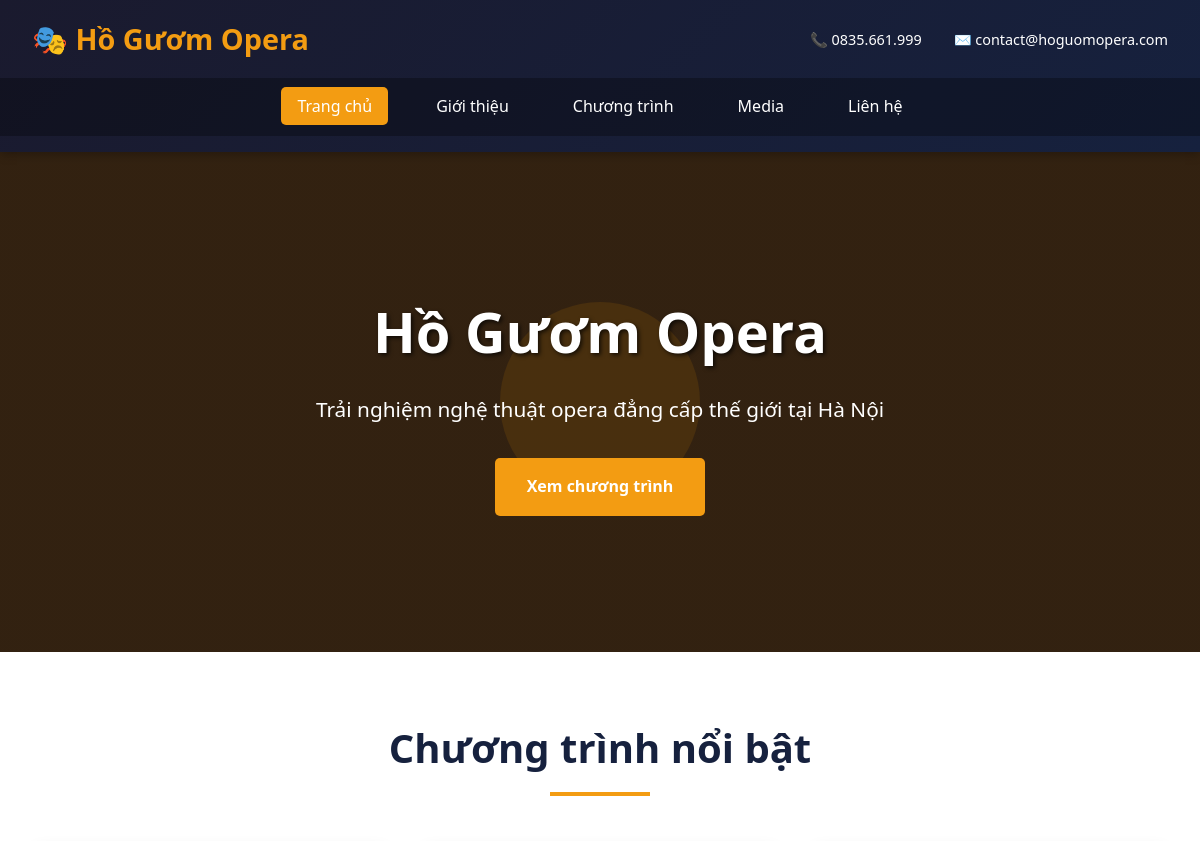
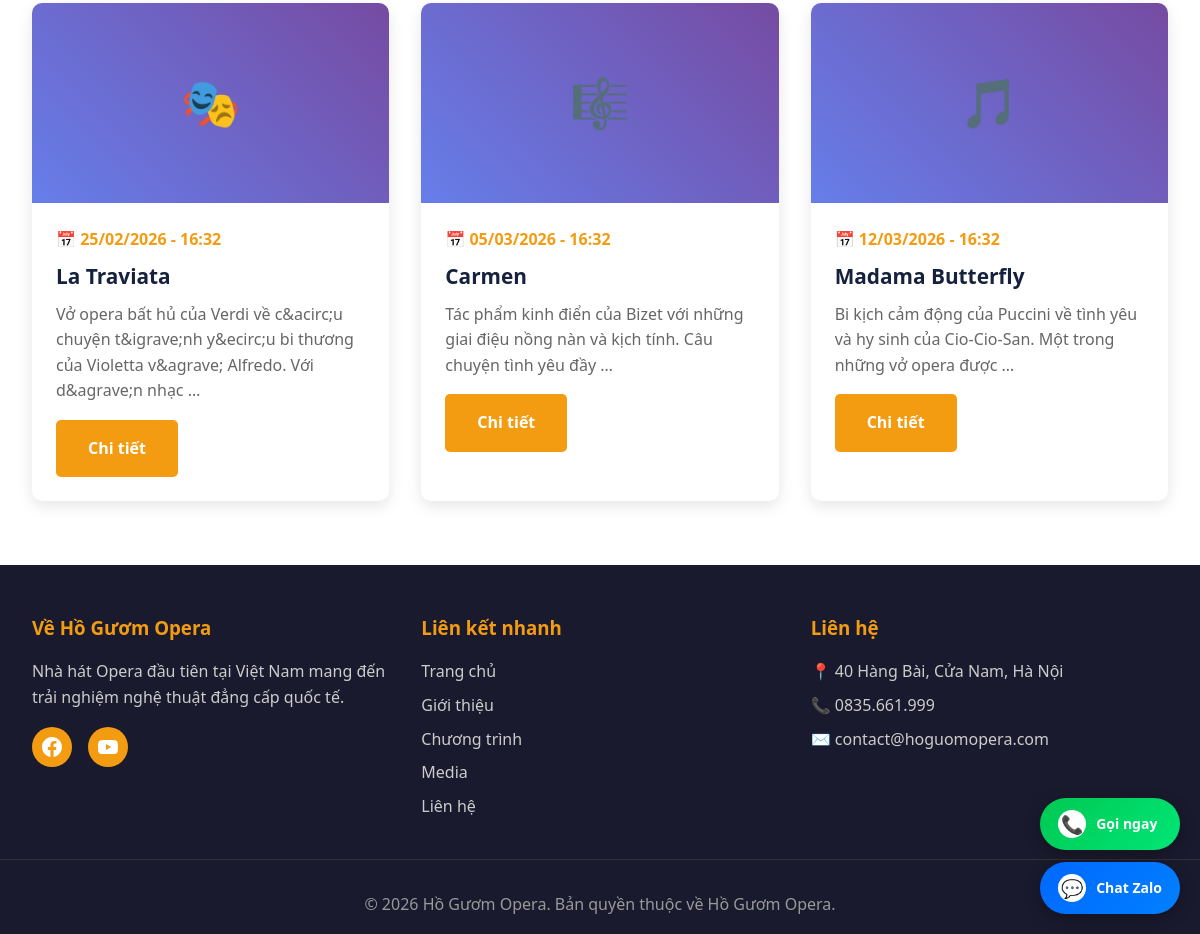
The page / on the database its author committed (2 pictures, top to bottom).
### core/models.py (models this page shows, shortened)
class SiteSettings(models.Model):
    site_name = models.CharField(max_length=200, default="Hồ Gươm Opera", verbose_name="Tên website")
    site_title = models.CharField(max_length=200, default="Hồ Gươm Opera - Nhà hát Opera Hà Nội", verbose_name="Tiêu đề website")
    site_description = models.TextField(default="Trải nghiệm nghệ thuật opera đẳng cấp thế giới tại Hà Nội", verbose_name="Mô tả website")
    logo = models.ImageField(upload_to='site/', blank=True, null=True, verbose_name="Logo")
    favicon = models.ImageField(upload_to='site/', blank=True, null=True, verbose_name="Favicon")
    phone = models.CharField(max_length=20, default="0835.661.999", verbose_name="Số điện thoại")
    email = models.EmailField(default="contact@hoguomopera.com", verbose_name="Email")
    address = models.CharField(max_length=500, default="40 Hàng Bài, Cửa Nam, Hà Nội", verbose_name="Địa chỉ")
    zalo_phone = models.CharField(max_length=20, default="0835661999", verbose_name="Số Zalo")
    facebook_url = models.URLField(blank=True, verbose_name="Facebook URL")
    youtube_url = models.URLField(blank=True, verbose_name="YouTube URL")
    instagram_url = models.URLField(blank=True, verbose_name="Instagram URL")
    keywords = models.CharField(max_length=500, blank=True, verbose_name="Từ khóa SEO", help_text="Các từ khóa cách nhau bởi dấu phẩy")
    og_image = models.ImageField(upload_to='site/', blank=True, null=True, verbose_name="Ảnh chia sẻ mạng xã hội", help_text="1200x630px")
    google_analytics = models.CharField(max_length=50, blank=True, verbose_name="Google Analytics ID", help_text="VD: G-XXXXXXXXXX")
    google_site_verification = models.CharField(max_length=100, blank=True, verbose_name="Google Site Verification")
    facebook_pixel = models.CharField(max_length=50, blank=True, verbose_name="Facebook Pixel ID")
    class Meta:
        verbose_name = "Cài đặt website"
        verbose_name_plural = "Cài đặt website"
    @classmethod
    def get_settings(cls):
        settings = cache.get('site_settings')
        if not settings:
            settings = cls.objects.first()
            if not settings:
                settings = cls.objects.create()
            cache.set('site_settings', settings, 3600)
        return settings

class Event(models.Model):
    title = models.CharField(max_length=200, verbose_name="Tên chương trình")
    description = HTMLField(verbose_name="Mô tả")
    date = models.DateTimeField(verbose_name="Ngày giờ biểu diễn")
    price_min = models.DecimalField(max_digits=10, decimal_places=0, verbose_name="Giá vé thấp nhất")
    price_max = models.DecimalField(max_digits=10, decimal_places=0, verbose_name="Giá vé cao nhất")
    icon = models.CharField(max_length=10, default="🎭", verbose_name="Icon")
    image = models.ImageField(upload_to='events/', blank=True, null=True, verbose_name="Hình ảnh")
    is_featured = models.BooleanField(default=False, verbose_name="Nổi bật")
    is_active = models.BooleanField(default=True, verbose_name="Hiển thị")
    created_at = models.DateTimeField(auto_now_add=True)
    updated_at = models.DateTimeField(auto_now=True)
    class Meta:
        verbose_name = "Chương trình"
        verbose_name_plural = "Chương trình biểu diễn"
        ordering = ['date']

### core/views.py (the view)
# urls.py: path('', views.home, name='home'),
def home(request):
    featured_events = Event.objects.filter(is_active=True, is_featured=True)[:3]
    context = {
        'featured_events': featured_events,
    }
    return render(request, 'core/home.html', context)

### core/context_processors.py (called while the page is built)
def site_settings(request):
    return {
        'site_settings': SiteSettings.get_settings()
    }

### core/templates/core/home.html
{% extends 'core/base.html' %}
{% block content %}
<section class="hero">
    <div class="hero-content">
        <h1>Hồ Gươm Opera</h1>
        <p>Trải nghiệm nghệ thuật opera đẳng cấp thế giới tại Hà Nội</p>
        <a href="{% url 'events' %}" class="btn">Xem chương trình</a>
    </div>
</section>
<div class="container">
    <h2 class="section-title">Chương trình nổi bật</h2>
    <div class="events-grid">
        {% for event in featured_events %}
        <div class="event-card">
            {% if event.image %}
            <div class="event-image">
                <img src="{{ event.image.url }}" alt="{{ event.title }}">
            </div>
            {% else %}
            <div class="event-image">{{ event.icon }}</div>
            {% endif %}
            <div class="event-content">
                <div class="event-date">📅 {{ event.date|date:"d/m/Y - H:i" }}</div>
                <h3 class="event-title">{{ event.title }}</h3>
                <p class="event-description">{{ event.description|striptags|truncatewords:20 }}</p>
                <a href="{% url 'event_detail' event.pk %}" class="btn">Chi tiết</a>
            </div>
        </div>
        {% empty %}
        <p>Chưa có chương trình nào.</p>
        {% endfor %}
    </div>
</div>
{% endblock %}

### core/templates/core/base.html (shortened to what this page needs)
{% load static %}
<!DOCTYPE html>
<html lang="vi">
<head>
    <link rel="stylesheet" href="{% static 'css/style.css' %}">
    <link rel="stylesheet" href="{% static 'css/zalo-float.css' %}">
</head>
<body>
    <header>
        <div class="header-top">
            <div class="logo">
                {% if site_settings.logo %}
                <img src="{{ site_settings.logo.url }}" alt="{{ site_settings.site_name }}" style="height: 50px; vertical-align: middle;">
                {% else %}
                🎭 {{ site_settings.site_name }}
                {% endif %}
            </div>
            <div class="contact-info">
                <div>📞 {{ site_settings.phone }}</div>
                <div>✉️ {{ site_settings.email }}</div>
            </div>
        </div>
        <nav>
            <ul>
                <li><a href="{% url 'home' %}" {% if request.resolver_match.url_name == 'home' %}class="active"{% endif %}>Trang chủ</a></li>
                <li><a href="{% url 'about' %}" {% if request.resolver_match.url_name == 'about' %}class="active"{% endif %}>Giới thiệu</a></li>
                <li><a href="{% url 'events' %}" {% if request.resolver_match.url_name == 'events' %}class="active"{% endif %}>Chương trình</a></li>
                <li><a href="{% url 'gallery' %}" {% if request.resolver_match.url_name == 'gallery' %}class="active"{% endif %}>Media</a></li>
                <li><a href="{% url 'contact' %}" {% if request.resolver_match.url_name == 'contact' %}class="active"{% endif %}>Liên hệ</a></li>
            </ul>
        </nav>
    </header>
    {% block content %}{% endblock %}
    <div class="zalo-float">
        <a href="tel:{{ site_settings.phone }}" class="call-button" title="Gọi điện thoại">
            <div class="call-icon">📞</div>
            <span class="call-text">Gọi ngay</span>
        </a>
        <a href="https://zalo.me/{{ site_settings.zalo_phone }}" target="_blank" class="zalo-button" title="Liên hệ qua Zalo">
            <div class="zalo-icon">💬</div>
            <span class="zalo-text">Chat Zalo</span>
        </a>
    </div>
    <footer>
        <div class="footer-content">
            <div class="footer-section">
                <h3>Về Hồ Gươm Opera</h3>
                <p>Nhà hát Opera đầu tiên tại Việt Nam mang đến trải nghiệm nghệ thuật đẳng cấp quốc tế.</p>
                <div class="social-links">
                    {% if site_settings.facebook_url %}
                    <a href="{{ site_settings.facebook_url }}" target="_blank" title="Facebook">
                    </a>
                    {% endif %}
                    {% if site_settings.youtube_url %}
                    <a href="{{ site_settings.youtube_url }}" target="_blank" title="YouTube">
                    </a>
                    {% endif %}
                </div>
            </div>
            <div class="footer-section">
                <h3>Liên kết nhanh</h3>
                <a href="{% url 'home' %}">Trang chủ</a>
                <a href="{% url 'about' %}">Giới thiệu</a>
                <a href="{% url 'events' %}">Chương trình</a>
                <a href="{% url 'gallery' %}">Media</a>
                <a href="{% url 'contact' %}">Liên hệ</a>
            </div>
            <div class="footer-section">
                <h3>Liên hệ</h3>
                <p>📍 {{ site_settings.address }}</p>
                <p>📞 {{ site_settings.phone }}</p>
                <p>✉️ {{ site_settings.email }}</p>
            </div>
        </div>
        <div class="footer-bottom">
            <p>&copy; {% now "Y" %} {{ site_settings.site_name }}. Bản quyền thuộc về {{ site_settings.site_name }}.</p>
        </div>
    </footer>
</body>
</html>

### static/css/style.css (style rules this page uses)
* { margin: 0; padding: 0; box-sizing: border-box; }
body { font-family: 'Segoe UI', Tahoma, Geneva, Verdana, sans-serif; line-height: 1.6; color: #333; }
header { background: linear-gradient(135deg, #1a1a2e 0%, #16213e 100%); color: white; padding: 1rem 0; position: sticky; top: 0; z-index: 1000; box-shadow: 0 2px 10px rgba(0,0,0,0.3); }
.header-top { max-width: 1200px; margin: 0 auto; padding: 0 2rem; display: flex; justify-content: space-between; align-items: center; }
.logo { font-size: 1.8rem; font-weight: bold; color: #f39c12; }
.contact-info { display: flex; gap: 2rem; font-size: 0.9rem; }
nav { background: rgba(0,0,0,0.3); margin-top: 1rem; }
nav ul { list-style: none; display: flex; justify-content: center; gap: 2rem; padding: 1rem; max-width: 1200px; margin: 0 auto; }
nav a { color: white; text-decoration: none; padding: 0.5rem 1rem; transition: all 0.3s; border-radius: 5px; }
nav a:hover, nav a.active { background: #f39c12; transform: translateY(-2px); }
.container { max-width: 1200px; margin: 0 auto; padding: 4rem 2rem; }
.section-title { text-align: center; font-size: 2.5rem; margin-bottom: 3rem; color: #16213e; position: relative; padding-bottom: 1rem; }
.section-title::after { content: ''; position: absolute; bottom: 0; left: 50%; transform: translateX(-50%); width: 100px; height: 4px; background: #f39c12; }
.btn { display: inline-block; padding: 1rem 2rem; background: #f39c12; color: white; text-decoration: none; border-radius: 5px; transition: all 0.3s; font-weight: bold; }
.hero { background-size: cover; background-position: center; height: 500px; display: flex; align-items: center; justify-content: center; text-align: center; color: white; }
.hero-content h1 { font-size: 3.5rem; margin-bottom: 1rem; text-shadow: 2px 2px 4px rgba(0,0,0,0.7); }
.hero-content p { font-size: 1.3rem; margin-bottom: 2rem; }
.events-grid { display: grid; grid-template-columns: repeat(auto-fit, minmax(300px, 1fr)); gap: 2rem; }
.event-card { background: white; border-radius: 10px; overflow: hidden; box-shadow: 0 5px 15px rgba(0,0,0,0.1); transition: all 0.3s; }
.event-image { width: 100%; height: 200px; background: linear-gradient(45deg, #667eea 0%, #764ba2 100%); display: flex; align-items: center; justify-content: center; color: white; font-size: 3rem; }
.event-content { padding: 1.5rem; }
.event-date { color: #f39c12; font-weight: bold; margin-bottom: 0.5rem; }
.event-title { font-size: 1.3rem; margin-bottom: 0.5rem; color: #16213e; }
.event-description { color: #666; margin-bottom: 1rem; }
footer { background: #1a1a2e; color: white; padding: 3rem 0 1rem; }
.footer-content { max-width: 1200px; margin: 0 auto; padding: 0 2rem; display: grid; grid-template-columns: repeat(auto-fit, minmax(250px, 1fr)); gap: 2rem; margin-bottom: 2rem; }
.footer-section h3 { color: #f39c12; margin-bottom: 1rem; }
.footer-section p, .footer-section a { color: #ccc; text-decoration: none; display: block; margin-bottom: 0.5rem; }
.social-links { display: flex; gap: 1rem; margin-top: 1rem; }
.social-links a { width: 40px; height: 40px; background: #f39c12; border-radius: 50%; display: flex; align-items: center; justify-content: center; transition: all 0.3s; color: white; }
.social-links a svg { width: 20px; height: 20px; }
.footer-bottom { text-align: center; padding-top: 2rem; border-top: 1px solid #333; color: #999; }

### static/css/zalo-float.css (style rules this page uses)
.zalo-float { position: fixed; bottom: 20px; right: 20px; z-index: 9998; display: flex; flex-direction: column; gap: 12px; }
.zalo-button, .call-button { display: flex; align-items: center; gap: 10px; padding: 12px 18px; border-radius: 50px; text-decoration: none; box-shadow: 0 4px 15px rgba(0, 0, 0, 0.3); transition: all 0.3s; font-weight: bold; font-size: 15px; }
.zalo-button { background: linear-gradient(135deg, #0068FF 0%, #0180FF 100%); color: white; }
.call-button { background: linear-gradient(135deg, #00C853 0%, #00E676 100%); color: white; }
.zalo-icon, .call-icon { width: 28px; height: 28px; background: white; border-radius: 50%; display: flex; align-items: center; justify-content: center; font-size: 18px; flex-shrink: 0; }
.zalo-text, .call-text { font-size: 14px; white-space: nowrap; }

### rows shown on the page
SiteSettings: site_name "Hồ Gươm Opera", phone "0835.661.999", email "contact@hoguomopera.com", address "40 Hàng Bài, Cửa Nam, Hà Nội"
Event: icon "🎭", date "25/02/2026 - 16:32", title "La Traviata", description "Vở opera bất hủ của Verdi về c&acirc;u chuyện t&igrave;nh y&ecirc;u bi thương của Violetta v&agrave; Alfredo. Với d&agrave;n nhạc …"
Event: date "05/03/2026 - 16:32", title "Carmen", description "Tác phẩm kinh điển của Bizet với những giai điệu nồng nàn và kịch tính. Câu chuyện tình yêu đầy …"
Event: date "12/03/2026 - 16:32", title "Madama Butterfly", description "Bi kịch cảm động của Puccini về tình yêu và hy sinh của Cio-Cio-San. Một trong những vở opera được …"
